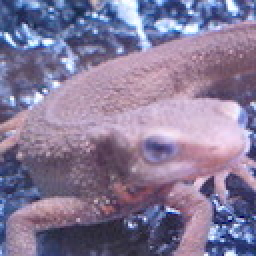
#> input picture Question_41_50/imori.jpg, 128 x 128 px, found by its file name (shown 2 times larger)
$ python prac_50.py
#> lines starting #> are read from the running program, lines starting #| are printed output that depends on the picture; after the words box and inside, x2 and y2 are one past the last pixel; in counts of white or black regions, pixels touching at a corner belong together
import cv2
import numpy as np

# Read image
img = cv2.imread("Question_41_50\imori.jpg")
#> img is the input picture: shape (128, 128, 3); mean B, G, R 152.8, 121.8, 134.1

kernel = cv2.getStructuringElement(cv2.MORPH_CROSS, (3, 3))

# Canny
def Canny(img):
    gray = cv2.cvtColor(img, cv2.COLOR_BGR2GRAY)
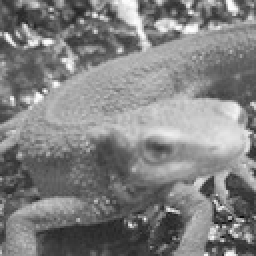
#> gray: shape (128, 128) (shown 2 times larger); min 11, max 254, mean 129
    out = cv2.Canny(gray, 240,240)
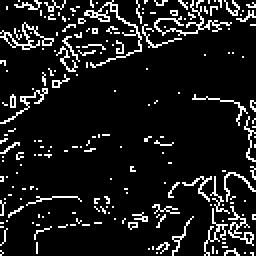
#> out: shape (128, 128) (shown 2 times larger); 10.4% white in thin lines or dots
    return out

def erode(img,n):
  return cv2.erode(img, kernel, iterations=n)

def dilate(img,n):
#> called with n = 1
  return cv2.dilate(img, kernel, iterations=n)
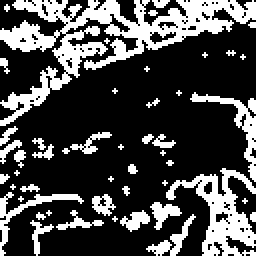
#> returned value: shape (128, 128) (shown 2 times larger); 28.3% white; 49 white regions (29 under 20 px), largest, box (x1, y1, x2, y2) and area: (0, 0, 128, 63) 2245, (83, 84, 128, 128) 753, (95, 46, 128, 91) 282

def closing(img,n):
    out = Canny(img)
    out = dilate(out,n)
    out = erode(out,n)
#> in erode, `return cv2.erode(img, kernel, iterations=n)`:
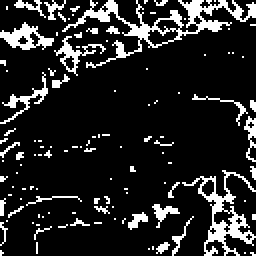
#> returned value: shape (128, 128) (shown 2 times larger); 14.3% white in thin lines or dots
    return out

out = closing(img,1)


# Save result
cv2.imshow("result", out)
cv2.waitKey(0)

$ run again, with Question_41_50/thorino.jpg copied over Question_41_50/imori.jpg
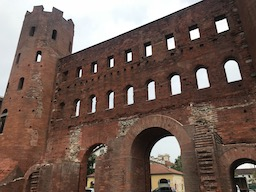
#> input picture Question_41_50/thorino.jpg, 256 x 192 px, found by its file name
#> img is the input picture: shape (192, 256, 3); mean B, G, R 85.6, 94.3, 114.5
#> in Canny, `out = cv2.Canny(gray, 240,240)`:
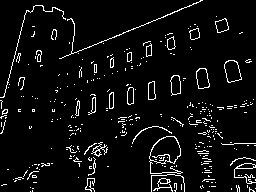
#> out: shape (192, 256); 5.7% white in thin lines or dots
#> in erode, `return cv2.erode(img, kernel, iterations=n)`:
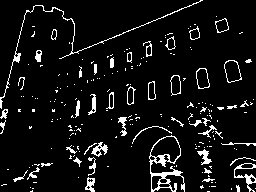
#> returned value: shape (192, 256); 7.3% white in thin lines or dots
